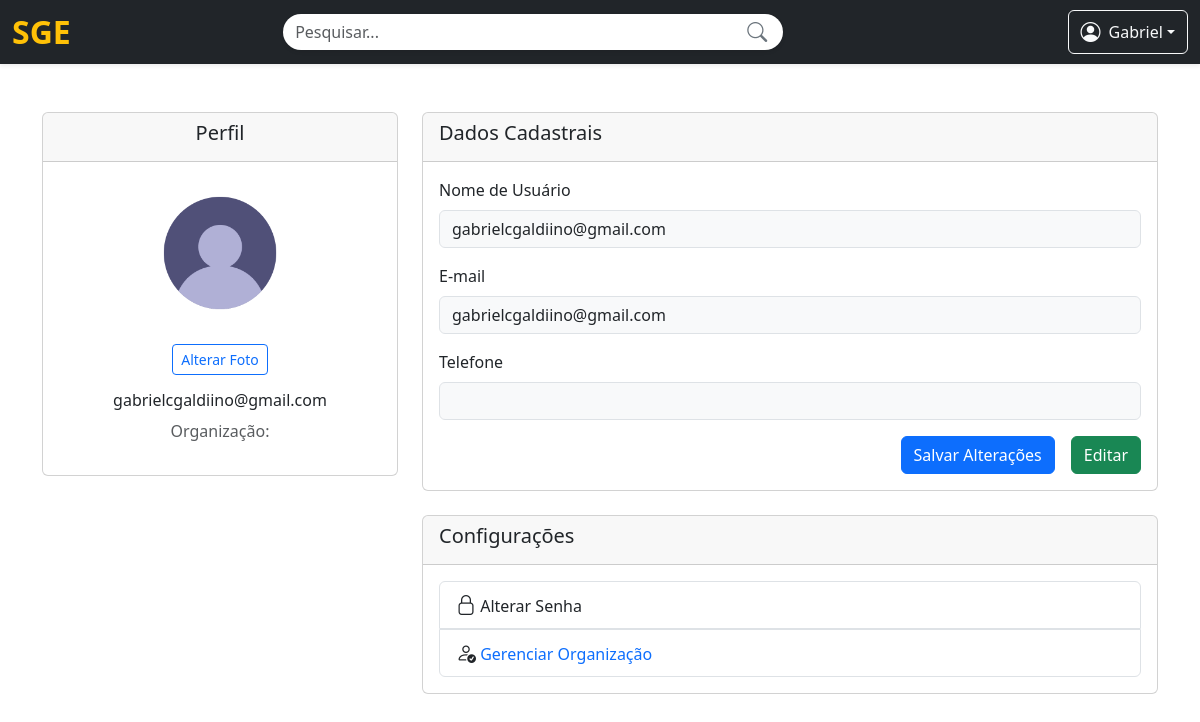
The page /perfil/ (signed in) on the database its author committed.
### Usuario/models.py (models this page shows, shortened)
class Colaborador(AbstractUser):
    def validar_cpf(value):
        cpf = CPF()
        if not cpf.validate(value):
            raise ValidationError('CPF inválido.')
    colaborador_groups = models.ManyToManyField(Group, related_name='colaborador', blank=True)
    colaborador_permissions = models.ManyToManyField(Permission, related_name='colaborador_permission', blank=True)
    cpf = models.CharField(max_length=14, unique=True, validators=[validar_cpf])
    email = models.EmailField(max_length=50, unique=True)
    telefone = models.CharField(max_length=15, blank=True, null=True)
    endereco = models.ForeignKey(
        Endereco, on_delete=models.PROTECT, blank=True, null=True)
    data_nascimento = models.DateField(blank=True, null=True)
    empresa = models.ForeignKey(
        Empresa, on_delete=models.PROTECT, blank=True, null=True, related_name='colaboradores')
    setor = models.ForeignKey(Setor, on_delete=models.PROTECT,
                              blank=True, null=True, related_name='cargo')
    cargo = models.ForeignKey(Cargo, on_delete=models.PROTECT,
                              blank=True, null=True, related_name='cargo')
    matricula = models.CharField(max_length=20, unique=True, blank=True, null=True)
    data_demissao = models.DateField(blank=True, null=True)
    is_active = models.BooleanField(default=1)
    is_developer = models.BooleanField(default=False)
    USERNAME_FIELD = 'username'

### Configurações/views.py (the view)
# urls.py: path('perfil/', perfil_view, name='perfil'),
def perfil_view(request):
    return render(request, 'perfil.html')

### Market/auth_developers.py (called while the page is built)
    def get_user(self, user_id):
        try:
            return User.objects.get(pk=user_id, is_developer=True)
        except User.DoesNotExist:
            return None

### Configurações/templates/perfil.html (shortened to what this page needs)
{% extends 'index.html' %}
{% load static %}
{% block content %}
<div class="container mt-5">
    <div class="row">
        <div class="col-lg-4 mb-4">
            <div class="card">
                <div class="card-header text-center">
                    <h5>Perfil</h5>
                </div>
                <div class="card-body text-center">
                    <div class="mb-3">
                        <img src="{% static 'assets/perfil_avatar.png' %}" alt="Foto do Perfil"
                            class="rounded-circle img-fluid" style="width: 150px; height: 150px; object-fit: cover;">
                    </div>
                    <button class="btn btn-outline-primary btn-sm mb-3">
                        Alterar Foto
                    </button>
                    <h6>{{ user.username }}</h6>
                    <p class="text-muted">Organização: {{ user.colaborador.organizacao.nome_fantasia }}</p>
                </div>
            </div>
        </div>
        <div class="col-lg-8">
            <div class="card">
                <div class="card-header">
                    <h5>Dados Cadastrais</h5>
                </div>
                <div class="card-body">
                    <form method="POST" action="{% url 'atualizar_perfil' %}">
                        <div class="mb-3">
                            <label for="username" class="form-label">Nome de Usuário</label>
                            <input type="text" class="form-control bg-light" id="username" name="username"
                                value="{{ user.username }}" readonly>
                        </div>
                        <div class="mb-3">
                            <label for="email" class="form-label">E-mail</label>
                            <input type="email" class="form-control bg-light" id="email" name="email"
                                value="{{ user.email }}" readonly>
                        </div>
                        <div class="mb-3">
                            <label for="telefone" class="form-label">Telefone</label>
                            <input type="text" class="form-control bg-light" id="telefone" name="telefone"
                                value="{{ user.colaborador.telefone }}" readonly>
                        </div>
                        <div class="d-flex justify-content-end">
                            <div>
                                <button type="submit" class="btn btn-primary mx-3">Salvar Alterações</button>
                            </div>
                            <div>
                                <button type="button" class="btn btn-success">Editar</button>
                            </div>
                        </div>
                    </form>
                </div>
            </div>
            <div class="card mt-4">
                <div class="card-header">
                    <h5>Configurações</h5>
                </div>
                <div class="card-body">
                    <ul class="list-group">
                        <li class="list-group-item" data-bs-toggle="modal" data-bs-target="#modalAlterarSenha">
                            <i class="bi bi-lock"></i>
                            Alterar Senha
                        </li>
                        <li class="list-group-item">
                            <i class="bi bi-person-check"></i>
                            <a href="" class="text-decoration-none">Gerenciar
                                Organização</a>
                        </li>
                    </ul>
                </div>
            </div>
        </div>
    </div>
</div>
{% endblock %}

### templates/navigation_bar.html (shortened to what this page needs)
{% load static %}
<head>
    <link rel="stylesheet" href="{% static 'styles/navigation_bar.css' %}">
    <link href="https://cdn.jsdelivr.net/npm/bootstrap@5.3.0/dist/css/bootstrap.min.css" rel="stylesheet">
    <link href="https://cdn.jsdelivr.net/npm/bootstrap-icons/font/bootstrap-icons.css" rel="stylesheet">
</head>
<nav class="navbar navbar-expand-lg navbar-dark bg-dark shadow-sm">
    <div class="container-fluid">
        <div class="navbar-brand">
            <h2 class="text-warning mb-0">SGE</h2>
        </div>
        <form class="d-flex mx-auto w-50">
            <div class="input-group">
                <input class="form-control rounded-pill pe-5 border-0 shadow-sm" type="search" placeholder="Pesquisar..." aria-label="Search">
                <i class="bi bi-search position-absolute top-50 end-0 translate-middle-y pe-3 text-secondary"></i>
            </div>
        </form>
        <div class="dropdown">
            <button class="btn btn-outline-light dropdown-toggle d-flex align-items-center" type="button" id="userDropdown" data-bs-toggle="dropdown" aria-expanded="false">
                <i class="bi bi-person-circle me-2"></i>
                {{ request.user.first_name|default:"Usuário" }}
            </button>
        </div>
    </div>
</nav>

### static/styles/navigation_bar.css (style rules this page uses)
.navbar { padding: 0.75rem 1rem; background-color: #343a40 !important; box-shadow: 0 4px 8px rgba(0, 0, 0, 0.1); }
.navbar-brand h2 { color: #ffc107; font-weight: bold; }
.input-group { max-width: 500px; }
.form-control { background-color: #495057; border: none; color: #fff; transition: background-color 0.2s ease, box-shadow 0.2s ease; }
.bi { font-size: 1.25rem; }

### rows shown on the page
Colaborador: user.first_name "Gabriel", username "gabrielcgaldiino@gmail.com", email "gabrielcgaldiino@gmail.com"
